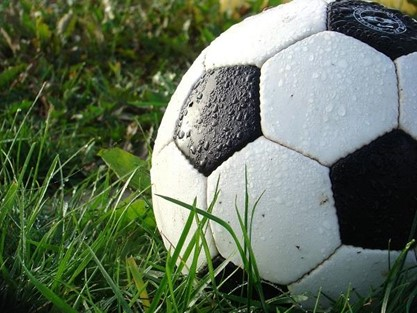
#> input picture Imagenes/pelota-ec2.jpg, 417 x 313 px, found by its file name
$ python pregunta01_ec2.py
#> lines starting #> are read from the running program, lines starting #| are printed output that depends on the picture; after the words box and inside, x2 and y2 are one past the last pixel; in counts of white or black regions, pixels touching at a corner belong together
import cv2
import numpy as np

img = np.zeros((313,417,3),np.uint8)
img = cv2.circle(img,(330,175),180,(255,255,255),-1)
img2 = cv2.imread('C:/Users/Aldo Pizarro/Desktop/Idat_Clases/CicloV/ProcesamientoImg/pelota-ec2.jpg')
#> img2 is the input picture: shape (313, 417, 3); mean B, G, R 89.8, 110.7, 97
#cv2.imshow('1',img2)
#cv2.imshow('platilla',img)

img3 = cv2.bitwise_and(img,img2)
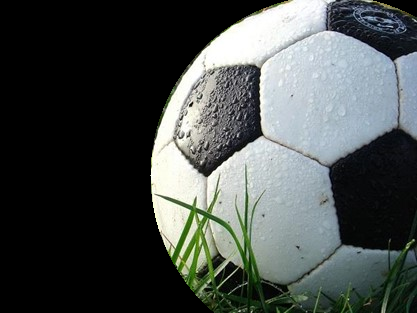
#> img3: shape (313, 417, 3); mean B, G, R 75.7, 77.5, 72.2
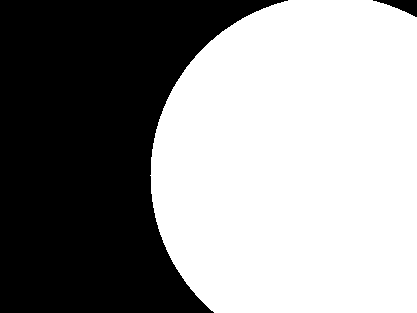
#> img: shape (313, 417, 3); 56.8% white; 2 black regions, box (x1, y1, x2, y2) and area: (0, 0, 288, 313) 56054, (373, 0, 417, 17) 351
cv2.imshow('resultado',img3)
k = cv2.waitKey()
#> (key Esc is pressed here)

cv2.destroyAllWindows
